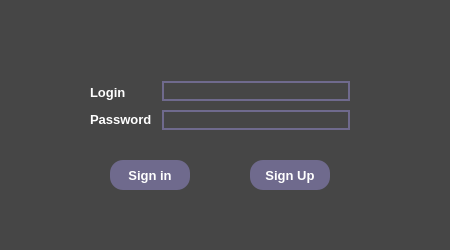
<?xml version="1.0" encoding="UTF-8"?>
<ui version="4.0">
 <class>RegistrationClass</class>
 <widget class="QWidget" name="RegistrationClass">
  <property name="geometry">
   <rect>
    <x>0</x>
    <y>0</y>
    <width>450</width>
    <height>250</height>
   </rect>
  </property>
  <property name="windowTitle">
   <string>Registration</string>
  </property>
  <property name="styleSheet">
   <string notr="true">background-color: rgb(70, 70, 70);</string>
  </property>
  <widget class="QPushButton" name="Close">
   <property name="geometry">
    <rect>
     <x>420</x>
     <y>0</y>
     <width>31</width>
     <height>24</height>
    </rect>
   </property>
   <property name="styleSheet">
    <string notr="true">QPushButton{
	border: none;
}
QPushButton:hover{
	background-color: rgb(80, 80, 80);
}
QPushButton:pressed{
	background-color: rgb(90, 90, 90);
}</string>
   </property>
   <property name="text">
    <string/>
   </property>
   <property name="icon">
    <iconset>
     <normaloff>../icons/cross.png</normaloff>../icons/cross.png</iconset>
   </property>
   <property name="iconSize">
    <size>
     <width>12</width>
     <height>12</height>
    </size>
   </property>
  </widget>
  <widget class="QPushButton" name="SignIn">
   <property name="geometry">
    <rect>
     <x>110</x>
     <y>160</y>
     <width>80</width>
     <height>30</height>
    </rect>
   </property>
   <property name="font">
    <font>
     <pointsize>10</pointsize>
     <bold>true</bold>
    </font>
   </property>
   <property name="styleSheet">
    <string notr="true">QPushButton{
	background-color: rgb(111, 106, 141);
	border: none;
	border-radius: 13px;
	color: rgb(255, 255, 255);
}
QPushButton:hover{
	background-color: rgb(105, 101, 134);
}
QPushButton:pressed{
	background-color: rgb(101, 97, 129);
}</string>
   </property>
   <property name="text">
    <string>Sign in</string>
   </property>
  </widget>
  <widget class="QPushButton" name="SignUp">
   <property name="geometry">
    <rect>
     <x>250</x>
     <y>160</y>
     <width>80</width>
     <height>30</height>
    </rect>
   </property>
   <property name="font">
    <font>
     <pointsize>10</pointsize>
     <bold>true</bold>
    </font>
   </property>
   <property name="styleSheet">
    <string notr="true">QPushButton{
	background-color: rgb(111, 106, 141);
	border: none;
	border-radius: 13px;
	color: rgb(255, 255, 255);
}
QPushButton:hover{
	background-color: rgb(105, 101, 134);
}
QPushButton:pressed{
	background-color: rgb(101, 97, 129);
}</string>
   </property>
   <property name="text">
    <string>Sign Up</string>
   </property>
  </widget>
  <widget class="QWidget" name="formLayoutWidget_2">
   <property name="geometry">
    <rect>
     <x>90</x>
     <y>70</y>
     <width>271</width>
     <height>71</height>
    </rect>
   </property>
   <layout class="QFormLayout" name="formLayout_2">
    <property name="labelAlignment">
     <set>Qt::AlignCenter</set>
    </property>
    <property name="formAlignment">
     <set>Qt::AlignCenter</set>
    </property>
    <property name="horizontalSpacing">
     <number>3</number>
    </property>
    <property name="verticalSpacing">
     <number>3</number>
    </property>
    <property name="leftMargin">
     <number>0</number>
    </property>
    <item row="0" column="0">
     <layout class="QHBoxLayout" name="horizontalLayout">
      <item>
       <layout class="QVBoxLayout" name="verticalLayout">
        <item>
         <widget class="QLabel" name="Login">
          <property name="font">
           <font>
            <pointsize>10</pointsize>
            <bold>true</bold>
           </font>
          </property>
          <property name="styleSheet">
           <string notr="true">color: rgb(255, 255, 255);</string>
          </property>
          <property name="text">
           <string>Login</string>
          </property>
         </widget>
        </item>
        <item>
         <widget class="QLabel" name="Password">
          <property name="font">
           <font>
            <pointsize>10</pointsize>
            <bold>true</bold>
           </font>
          </property>
          <property name="styleSheet">
           <string notr="true">color: rgb(255, 255, 255);</string>
          </property>
          <property name="text">
           <string>Password</string>
          </property>
         </widget>
        </item>
       </layout>
      </item>
     </layout>
    </item>
    <item row="0" column="1">
     <layout class="QHBoxLayout" name="horizontalLayout_4">
      <item>
       <layout class="QFormLayout" name="formLayout">
        <property name="horizontalSpacing">
         <number>7</number>
        </property>
        <property name="verticalSpacing">
         <number>9</number>
        </property>
        <property name="bottomMargin">
         <number>0</number>
        </property>
        <item row="0" column="0">
         <layout class="QHBoxLayout" name="horizontalLayout_2"/>
        </item>
        <item row="0" column="1">
         <widget class="QLineEdit" name="LoginInput">
          <property name="font">
           <font>
            <bold>true</bold>
           </font>
          </property>
          <property name="styleSheet">
           <string notr="true">border:2px solid rgb(111, 106, 141);
color: rgb(255, 255, 255);</string>
          </property>
         </widget>
        </item>
        <item row="1" column="1">
         <widget class="QLineEdit" name="PasswordInput">
          <property name="styleSheet">
           <string notr="true">border:2px solid rgb(111, 106, 141);
color: rgb(255, 255, 255);</string>
          </property>
         </widget>
        </item>
       </layout>
      </item>
     </layout>
    </item>
   </layout>
  </widget>
  <widget class="QLabel" name="LoginStatus">
   <property name="geometry">
    <rect>
     <x>10</x>
     <y>205</y>
     <width>431</width>
     <height>16</height>
    </rect>
   </property>
   <property name="font">
    <font>
     <bold>true</bold>
    </font>
   </property>
   <property name="styleSheet">
    <string notr="true">color: rgb(170, 255, 127);</string>
   </property>
   <property name="text">
    <string/>
   </property>
   <property name="alignment">
    <set>Qt::AlignCenter</set>
   </property>
  </widget>
 </widget>
 <layoutdefault spacing="6" margin="11"/>
 <resources>
  <include location="Registration.qrc"/>
 </resources>
 <connections>
  <connection>
   <sender>Close</sender>
   <signal>clicked()</signal>
   <receiver>RegistrationClass</receiver>
   <slot>close()</slot>
   <hints>
    <hint type="sourcelabel">
     <x>575</x>
     <y>24</y>
    </hint>
    <hint type="destinationlabel">
     <x>576</x>
     <y>43</y>
    </hint>
   </hints>
  </connection>
  <connection>
   <sender>Close</sender>
   <signal>clicked()</signal>
   <receiver>RegistrationClass</receiver>
   <slot>close()</slot>
   <hints>
    <hint type="sourcelabel">
     <x>435</x>
     <y>9</y>
    </hint>
    <hint type="destinationlabel">
     <x>435</x>
     <y>68</y>
    </hint>
   </hints>
  </connection>
 </connections>
</ui>
